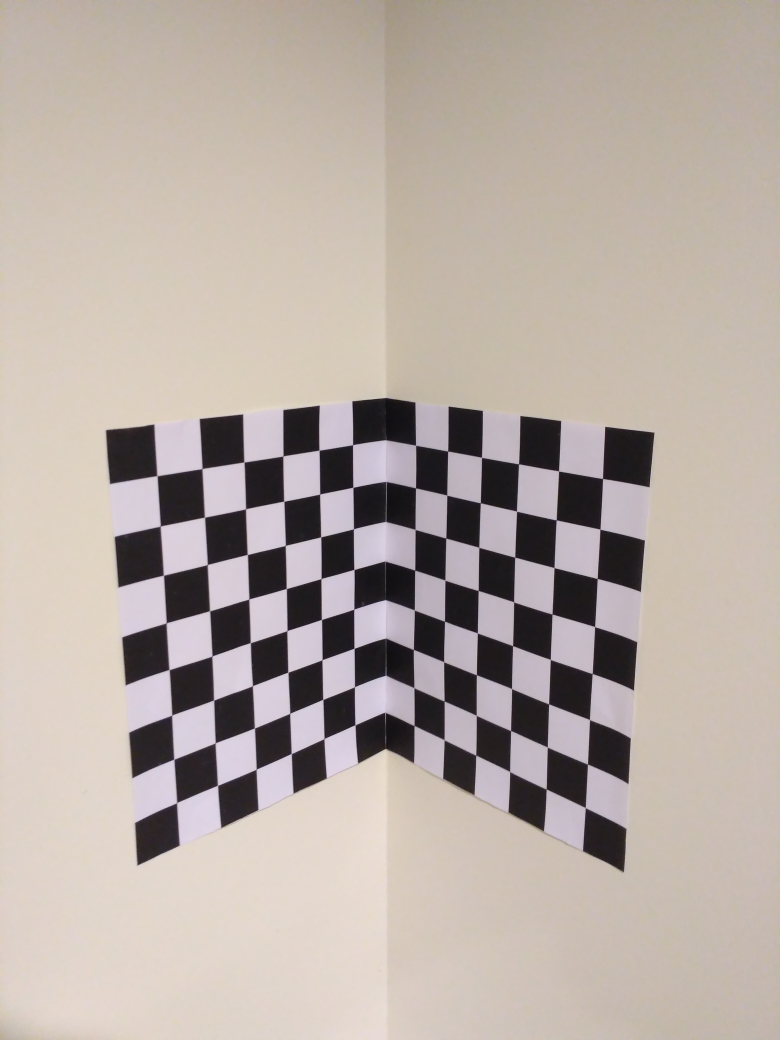
#> input picture Camera_calibration_data/calib-object.jpg, 3120 x 4160 px (shown at 1/4 size)
$ jupyter execute q1.ipynb
#> lines starting #> are read from the running program, lines starting #| are printed output that depends on the picture; after the words box and inside, x2 and y2 are one past the last pixel; in counts of white or black regions, pixels touching at a corner belong together
# Imports

[cell 1]
import cv2
import numpy as np
import matplotlib.pyplot as plt

# Function to find the Projection Matrix

[cell 2]
def get_projection_matrix(world_coord, proj_coord):
    M = []
    for i in range(world_coord.shape[0]):
        M.append([
            -world_coord[i][0], -world_coord[i][1],
            -world_coord[i][2], -1, 0, 0, 0, 0,
            proj_coord[i][0]*world_coord[i][0],
            proj_coord[i][0]*world_coord[i][1],
            proj_coord[i][0]*world_coord[i][2],
            proj_coord[i][0],
        ])
        M.append([
            0, 0, 0, 0,
            -world_coord[i][0], -world_coord[i][1],
            -world_coord[i][2], -1,
            proj_coord[i][1]*world_coord[i][0],
            proj_coord[i][1]*world_coord[i][1],
            proj_coord[i][1]*world_coord[i][2],
            proj_coord[i][1],
        ])
    M = np.array(M)

    u, s, v = np.linalg.svd(M)
    p = v[-1, :]

    P = np.reshape(p, (3, 4))

    return P

# Function for decomposing the Projection Matrix

[cell 3]
def get_params(P):
    H = P[:3, :3]
    h = P[:, 3]
    Hinv = np.linalg.inv(H)

    Xo = np.matmul(-Hinv, h)
    q, r = np.linalg.qr(Hinv)
    r = np.linalg.inv(r)
    r /= r[2, 2]
    r[:, 0] = -r[:, 0]
    q = q.T

    return P, Xo, q, r

# Listing out and visualising 20 points

[cell 4]
img = cv2.imread('../Camera_calibration_data/calib-object.jpg')
#> img is the input picture: shape (4160, 3120, 3); mean B, G, R 165.1, 172.4, 183.5
proj_coord = np.array([
    [426, 1722],
    [1547, 1596],
    [2617, 1727],
    [976, 1851],
    [2410, 1917],
    [640, 2106],
    [1660, 1961],
    [2071, 2046],
    [1283, 2151],
    [2224, 2272],
    [664, 2492],
    [2211, 2454],
    [851, 2624],
    [1291, 2639],
    [2052, 2753],
    [1017, 2912],
    [1542, 2847],
    [2355, 3056],
    [2494, 3484],
    [552, 3456]
])
world_coord = np.array([
    [196, 0, 0, 1],
    [0, 0, 0, 1],
    [0, 0, 196, 1],
    [112, 28, 0, 1],
    [0, 28, 168, 1],
    [168, 56, 0, 1],
    [0, 56, 28, 1],
    [0, 56, 112, 1],
    [56, 84, 0, 1],
    [0, 84, 140, 1],
    [168, 112, 0, 1],
    [0, 112, 140, 1],
    [140, 140, 0, 1],
    [56, 168, 0, 1],
    [0, 168, 112, 1],
    [112, 196, 0, 1],
    [0, 224, 0, 1],
    [0, 196, 168, 1],
    [0, 252, 196, 1],
    [196, 252, 0, 1]

])

for i in range(proj_coord.shape[0]):
    cv2.circle(img, tuple(proj_coord[i]), 20, (255, 0, 0), 20)
plt.imshow(img)
plt.show()

# Get the the parameters (Part 1)

[cell 5]
P = get_projection_matrix(world_coord, proj_coord)
P, Xo, rot_mat, cal_mat = get_params(P)

with np.printoptions(suppress=True):
    print("Projection Matrix ->")
    print(P)
    print("")
    print("Projection Center ->", Xo)
    print("")
    print("Rotation Matrix ->")
    print(rot_mat)
    print("")
    print("Calibration Matrix ->")
    print(cal_mat)

# RANSAC (Part 2)

[cell 6]
def ransac(world_coord, proj_coord):
    maxx = 0
    best_inds = []
    for i in range(50):

        reps = np.random.choice(world_coord.shape[0], 6)
        P = get_projection_matrix(world_coord[reps], proj_coord[reps])

        count = 0
        thresh = 15
        for j in range(world_coord.shape[0]):
            pred = np.matmul(P, world_coord[j])
            pred = np.array([pred[0] / pred[2], pred[1] / pred[2]])
            if np.linalg.norm(pred - proj_coord[j]) < thresh:
                count += 1
        if count > maxx:
            maxx = count
            best_inds = reps

        print("With point indices: ", reps, " we get ", count, "matches")

    P = get_projection_matrix(world_coord[best_inds], proj_coord[best_inds])
    with np.printoptions(suppress=True):
        print("\nBest Projection Matrix ->")
        print(P)
        print("With", maxx, "matches.")

ransac(world_coord, proj_coord)

# Correcting Distortion

[cell 7]
img = cv2.imread('../Camera_calibration_data/Fig1.png')
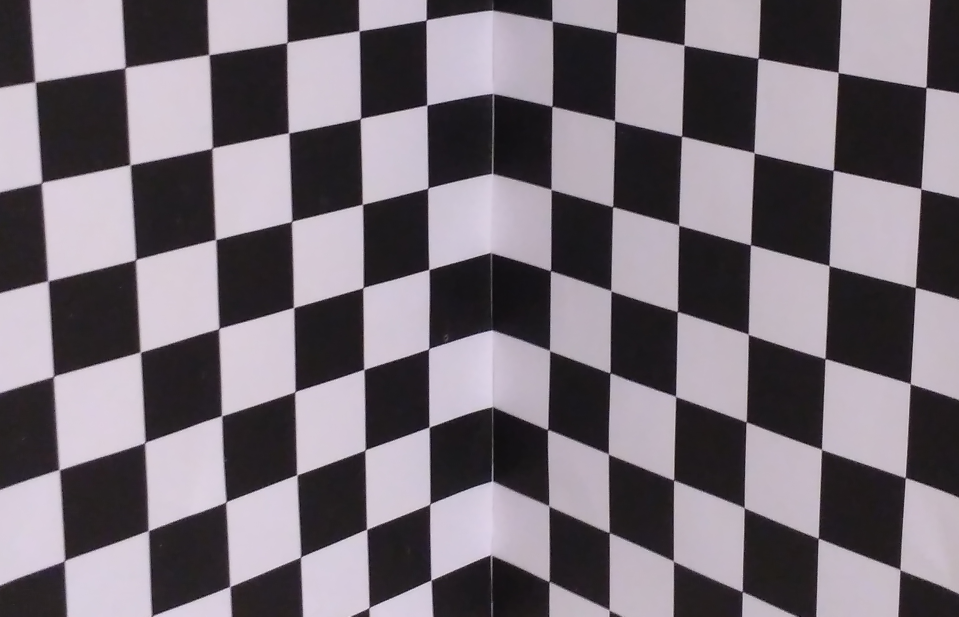
#> input picture Camera_calibration_data/Fig1.png, 1918 x 1233 px (shown at 1/2 size)
#> img is the input picture: shape (1233, 1918, 3); mean B, G, R 120, 112, 119.9
proj_coord = np.array([
    [254, 146],
    [981, 32],
    [1526, 123],
    [277, 536],
    [987, 352],
    [288, 901],
    [1497, 855],
    [735, 752],
    [1514, 316],
    [1354, 968],
]).astype(np.float32)
world_coord = np.array([
    [140, 0, 0, 1],
    [0, 0, 0, 1],
    [0, 0, 112, 1],
    [140, 56, 0, 1],
    [0, 56, 0, 1],
    [140, 112, 0, 1],
    [0, 112, 112, 1],
    [56, 112, 0, 1],
    [0, 28, 112, 1],
    [0, 140, 84, 1]
]).astype(np.float32)

world_coord = world_coord[:, :3].astype('float32')
proj_coord = proj_coord.astype('float32')

copy = np.copy(img)
for i in range(proj_coord.shape[0]):
    cv2.circle(copy, tuple(proj_coord[i].squeeze()), 20, (255, 0, 0), 20)
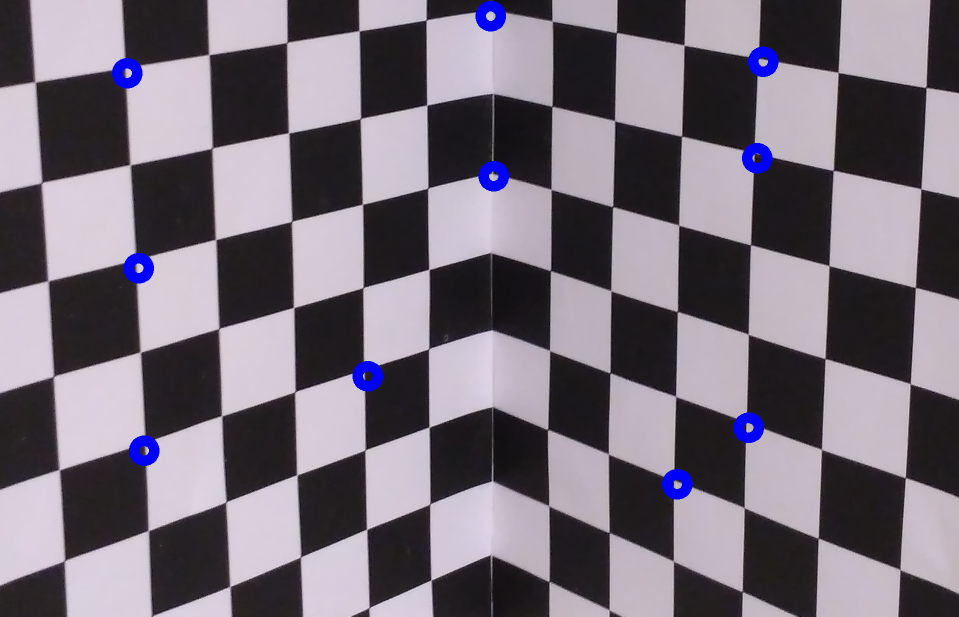
#> copy: shape (1233, 1918, 3) (shown at 1/2 size); 1.12% of pixels changed, all inside (x1, y1, x2, y2) = (224, 2, 1557, 999)
plt.imshow(copy)
plt.show()

[cell 8]
mtx = (cal_mat)
mtx[0, 1] = 0
mtx[0:2, :] /= np.max(mtx)
ret, mtx, dist, rvecs, tvecs = cv2.calibrateCamera([world_coord], [proj_coord], (img.shape[1],img.shape[0]), mtx, None, None, flags=cv2.CALIB_USE_INTRINSIC_GUESS)
#> ret = 585.3; mtx = [[1, 0, 0.427], [0, 0.992, 0.553], [0, 0, 1]]; dist = [[-7.82e-19, -1.52e-12, -1.08e-21, -2.04e-21, 1.36e-18]]; rvecs = ([-66856, 8653.7, 4672.4],); tvecs = ([-9267984.3, -4916214, -9943.5],)
newmtx, roi = cv2.getOptimalNewCameraMatrix(mtx, dist, (img.shape[1], img.shape[0]), 1, (img.shape[1], img.shape[0]))
#> newmtx = [[2.19, 0, 1.3], [0, 1.22, 0.825], [0, 0, 1]]; roi = (1, 1, 28, 10)
undist = cv2.undistort(img, mtx, dist, None, newmtx)
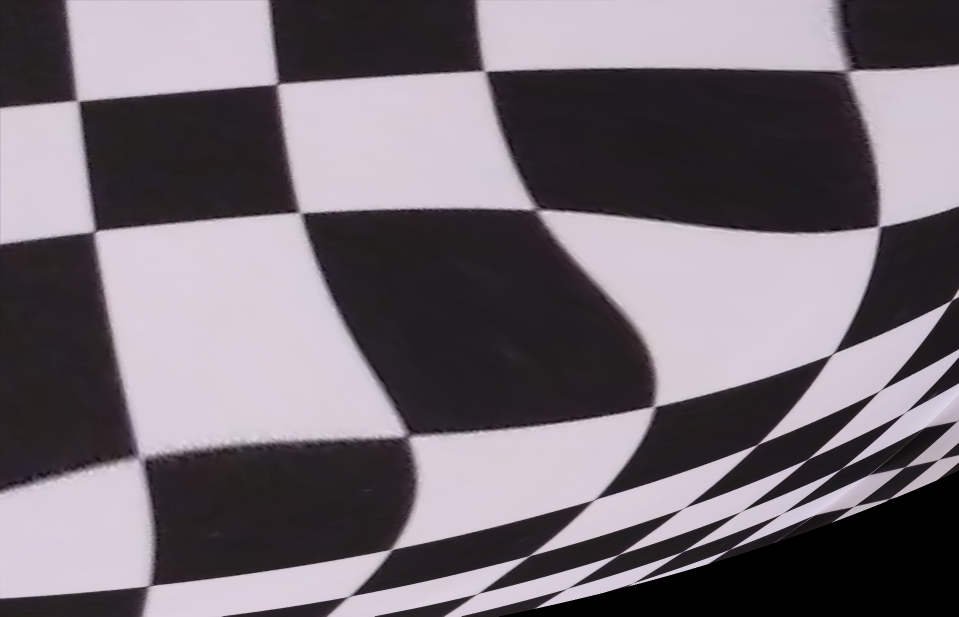
#> undist: shape (1233, 1918, 3) (shown at 1/2 size); mean B, G, R 117, 109.6, 117.5

plt.imshow(img)
plt.title('Original')
plt.show()
plt.imshow(undist)
plt.title("Undistorted")
plt.show()
print("Distortion parameters ->\n", dist.squeeze())
#| Distortion parameters ->
#|  [-7.82113635e-19 -1.52269824e-12 -1.07856632e-21 -2.04361777e-21
#|   1.36299592e-18]
